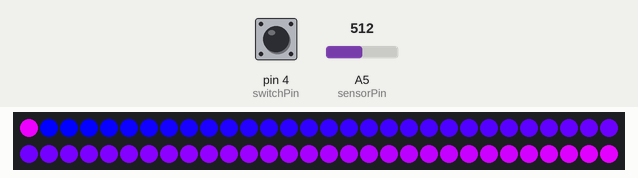
Recording of a sketch running on a simulated Arduino Uno, built with avr-gcc and run on an emulated ATmega328P. On the bench: 60 RGB LEDs in strip order, left to right, continuing on the next row. The inputs (shaded band) are chosen by the test bench; at power-on: pin 4 (switchPin) LOW, A5 (sensorPin) = 512. Random numbers use the default seed unless the sketch sets one.

Above: at 1.2 s.
1.3 s: pin 4 (switchPin) pulled HIGH for 3.2 s
At 4.9 s:
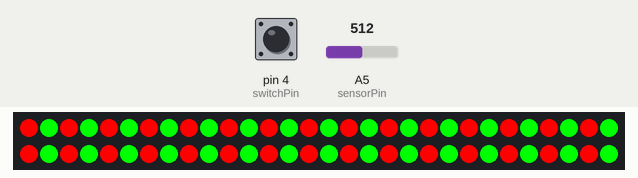
7.5 s: pin 4 (switchPin) pulled HIGH for 0.15 s
At 8.0 s:
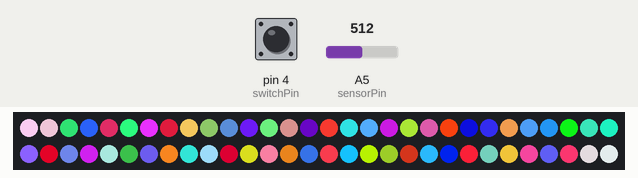
10.6 s: A5 (sensorPin) set to 122
At 11.25 s:
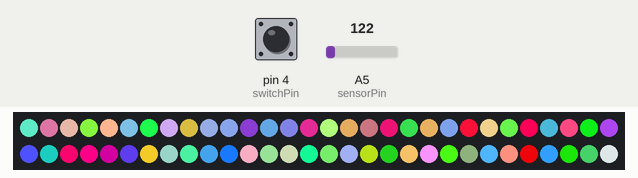
12.5 s: A5 (sensorPin) set to 0
At 13.28 s:
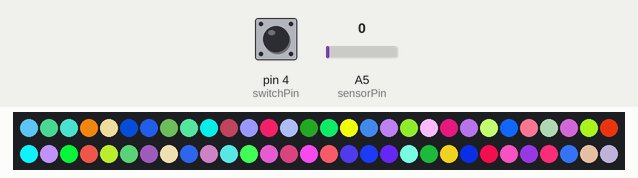
15.5 s: A5 (sensorPin) set to 716
At 16.0 s:
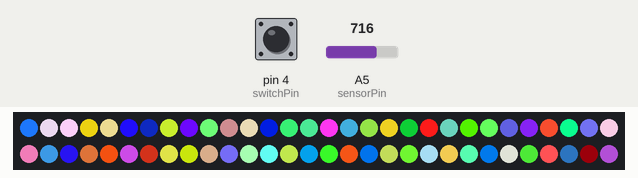
18.5 s: pin 4 (switchPin) pulled HIGH for 1 s
At 19.8 s:
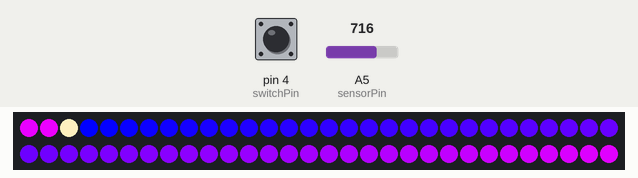
Timing chart, 0 to 21.5 s (numbered marks = the images above; inputs shaded):
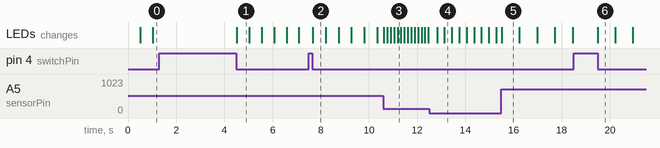

The sketch:

neopixel_sequencer.ino
```cpp
/********************************************************************************************************
  neopixel_sequencer:
  Written by Scott Kildall

  This sketch will shows 5 different sequences and effects. A potentiometer at pin A5 will adjust the
  speed of each animation.

---------------------------------------------------------------------------------------------------------
NeoPixel Information for initializing the strip, below
  60ma/pixel for current load
  Parameter 1 = number of pixels in strip
  Parameter 2 = pin number (most are valid)
  Parameter 3 = pixel type flags, add together as needed:
    NEO_KHZ800  800 KHz bitstream (most NeoPixel products w/WS2812 LEDs)
    NEO_KHZ400  400 KHz (classic 'v1' (not v2) FLORA pixels, WS2811 drivers)
    NEO_GRB     Pixels are wired for GRB bitstream (most NeoPixel products)
    NEO_RGB     Pixels are wired for RGB bitstream (v1 FLORA pixels, not v2)

**********************************************************************************************************/

#include <Adafruit_NeoPixel.h>

// the data pin for the NeoPixels
int neoPixelPin = 6;

// How many NeoPixels we will be using, charge accordingly
int numPixels = 60;

// Instatiate the NeoPixel from the ibrary
Adafruit_NeoPixel strip = Adafruit_NeoPixel(numPixels, neoPixelPin, NEO_GRB + NEO_KHZ800);

// our button
int switchPin = 4;

// initial colors, you can change these
int red = 100;
int blue = 255;
int green = 255;

// stores the start time, use unsignged long to prevent overflow
unsigned long startTime;

// variable delay time
int delayTime = 20;

// start pixel, use for gradients
int startPixel = 0;

// flag for switches
boolean bSwitchDown = false;

 // for brightness
int brightness = 255;
int brightDirection = -10;

// modulus variable
int xmasMod = 0;

// which sequence we are using and the max # of sequences
int sequenceNum = 0;
int numSequences = 5;

int sensorPin = 5;    // select the input pin for the potentiometer


void setup() {
  strip.begin();  // initialize the strip
  strip.show();   // make sure it is visible
  strip.clear();  // Initialize all pixels to 'off'

  startTime = millis();
  activate();

  // seed the random number generator with whatever noise is on pin A0 (we don't have anything connected here)
  randomSeed(analogRead(0));
}

// check for switch, if down then change the sequence
// and also call activate using the asynchronous timer
void loop() {
  int sensorValue = analogRead(sensorPin);
  delayTime = sensorValue;

  if( digitalRead(switchPin) == true ) {
    bSwitchDown = true;
     startTime = 0;
     delay(10);  // debounce
  }
  else {
    if( bSwitchDown ) {
      // first release of switch
      bSwitchDown = false;
      switchSequence();
    }

    if( startTime + delayTime < millis() ) {
       activate();
       startTime = millis();
    }
  }
}

void allOff() {
  strip.clear();
   strip.show();
}

// switch to an new random sequence
int switchSequence() {
  int currentNum = sequenceNum;

  // this while loop ensures that we don't repeat the current sequence
  while( currentNum == sequenceNum )
    sequenceNum = random(numSequences);

  strip.setBrightness(brightness);

  return sequenceNum;
}

// call appropiate function based on sequence number
void activate() {
    if( sequenceNum == 0 )
      sequenceGradient();
    else if( sequenceNum == 1 )
      sequenceSoloMover();
    else if( sequenceNum == 2 )
      sequenceBrightShift();
    else if( sequenceNum == 3 )
      sequenceRandom();
    else if( sequenceNum == 4 )
      sequenceXmas();
}

//---------  SEQUENCE GRADIENT FUNCITONS -------------//
void sequenceGradient() {
   int sp = startPixel;

   for( int i = 0; i < numPixels; i++ ) {
      strip.setPixelColor(sp, i*4, 0, blue );

      if( sp == numPixels )
         sp = 0;
       else
         sp++;
   }

  strip.show();

  startPixel++;
  if( startPixel == 60 )
    startPixel = 0;
}

//---------  SEQUENCE SOLO MOVER: a single pixel moves around the strip -------------//
void sequenceSoloMover() {
   for( int i = 0; i < numPixels; i++ ) {
     if( i == startPixel )
         strip.setPixelColor(i, 255,0,0);
     else
          strip.setPixelColor(i, 0,255,255);
   }

  strip.show();

  startPixel++;
  if( startPixel == numPixels )
    startPixel = 0;
}


//---------  SEQUENCE BRIGHT SHIFT: brightness fades up/down -------------//
void sequenceBrightShift() {
   for( int i = 0; i < numPixels; i++ )
     strip.setPixelColor(i, 255,0,0);

  strip.setBrightness(brightness);
  strip.show();

  brightness = brightness + brightDirection;
  if( brightness < 0 ) {
     brightness = 0;
     brightDirection = -brightDirection;
  }
  else if( brightness > 255 ) {
     brightness = 255;
     brightDirection = -brightDirection;
  }
}

//---------  SEQUENCE RANDOM: Each pixel is a random color -------------//
void sequenceRandom() {
   for( int i = 0; i < numPixels; i++ )
     strip.setPixelColor(i, random(255), random(255) , random(255));

  strip.show();
}

//---------  SEQUENCE XMAS: Alternate green and red pixels -------------//
void sequenceXmas() {
   for( int i = 0; i < numPixels; i++ ) {
     if( i % 2 == xmasMod )
        strip.setPixelColor(i, 255,0,0);
     else
        strip.setPixelColor(i, 0,255,0);
   }

   if( xmasMod == 0 )
     xmasMod = 1;
   else
     xmasMod = 0;

  strip.show();
}
```

Measured:
- what the display in image 1 shows lasts 0.5 s, from 4.5 s to 5.0 s
- what the display in image 5 shows lasts 0.7 s, from 15.5 s to 16.2 s
